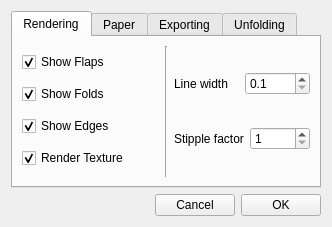
<?xml version="1.0" encoding="UTF-8"?>
<ui version="4.0">
 <class>CSettingsWindow</class>
 <widget class="QDialog" name="CSettingsWindow">
  <property name="geometry">
   <rect>
    <x>0</x>
    <y>0</y>
    <width>332</width>
    <height>227</height>
   </rect>
  </property>
  <property name="windowTitle">
   <string>Settings</string>
  </property>
  <layout class="QGridLayout" name="gridLayout">
   <item row="0" column="0">
    <layout class="QVBoxLayout" name="verticalLayout">
     <item>
      <widget class="QTabWidget" name="tabWidget">
       <property name="currentIndex">
        <number>0</number>
       </property>
       <widget class="QWidget" name="tabRenSet">
        <attribute name="title">
         <string>Rendering</string>
        </attribute>
        <layout class="QHBoxLayout" name="horizontalLayout_10">
         <item>
          <layout class="QVBoxLayout" name="verticalLayout_2">
           <item>
            <widget class="QCheckBox" name="checkBoxFlaps">
             <property name="text">
              <string>Show Flaps</string>
             </property>
             <property name="checked">
              <bool>true</bool>
             </property>
            </widget>
           </item>
           <item>
            <widget class="QCheckBox" name="checkBoxFolds">
             <property name="text">
              <string>Show Folds</string>
             </property>
             <property name="checked">
              <bool>true</bool>
             </property>
            </widget>
           </item>
           <item>
            <widget class="QCheckBox" name="checkBoxEdges">
             <property name="text">
              <string>Show Edges</string>
             </property>
             <property name="checked">
              <bool>true</bool>
             </property>
            </widget>
           </item>
           <item>
            <widget class="QCheckBox" name="checkBoxTexture">
             <property name="text">
              <string>Render Texture</string>
             </property>
             <property name="checked">
              <bool>true</bool>
             </property>
            </widget>
           </item>
          </layout>
         </item>
         <item>
          <widget class="Line" name="line">
           <property name="orientation">
            <enum>Qt::Vertical</enum>
           </property>
          </widget>
         </item>
         <item>
          <layout class="QVBoxLayout" name="verticalLayout_7">
           <item>
            <layout class="QHBoxLayout" name="horizontalLayout_8">
             <item>
              <widget class="QLabel" name="label_9">
               <property name="text">
                <string>Line width</string>
               </property>
              </widget>
             </item>
             <item>
              <widget class="QDoubleSpinBox" name="doubleSpinBoxLineW">
               <property name="decimals">
                <number>1</number>
               </property>
               <property name="minimum">
                <double>0.100000000000000</double>
               </property>
               <property name="maximum">
                <double>50.000000000000000</double>
               </property>
               <property name="singleStep">
                <double>0.100000000000000</double>
               </property>
              </widget>
             </item>
            </layout>
           </item>
           <item>
            <layout class="QHBoxLayout" name="horizontalLayout_9">
             <item>
              <widget class="QLabel" name="label_10">
               <property name="text">
                <string>Stipple factor</string>
               </property>
              </widget>
             </item>
             <item>
              <widget class="QSpinBox" name="spinBoxStippleLoop">
               <property name="minimum">
                <number>1</number>
               </property>
               <property name="maximum">
                <number>100</number>
               </property>
              </widget>
             </item>
            </layout>
           </item>
          </layout>
         </item>
        </layout>
       </widget>
       <widget class="QWidget" name="tabPapSet">
        <attribute name="title">
         <string>Paper</string>
        </attribute>
        <layout class="QVBoxLayout" name="verticalLayout_5">
         <item>
          <layout class="QHBoxLayout" name="horizontalLayout_2">
           <item>
            <layout class="QVBoxLayout" name="verticalLayout_4">
             <item>
              <widget class="QLabel" name="label">
               <property name="text">
                <string>Width (mm)</string>
               </property>
              </widget>
             </item>
             <item>
              <widget class="QLabel" name="label_2">
               <property name="text">
                <string>Height (mm)</string>
               </property>
              </widget>
             </item>
            </layout>
           </item>
           <item>
            <layout class="QVBoxLayout" name="verticalLayout_3">
             <item>
              <widget class="QSpinBox" name="spinBoxW">
               <property name="minimum">
                <number>1</number>
               </property>
               <property name="maximum">
                <number>10000000</number>
               </property>
              </widget>
             </item>
             <item>
              <widget class="QSpinBox" name="spinBoxH">
               <property name="minimum">
                <number>1</number>
               </property>
               <property name="maximum">
                <number>10000000</number>
               </property>
              </widget>
             </item>
            </layout>
           </item>
           <item>
            <widget class="QPushButton" name="pushButtonOrientation">
             <property name="text">
              <string>Change
Orientation</string>
             </property>
            </widget>
           </item>
          </layout>
         </item>
         <item>
          <layout class="QHBoxLayout" name="horizontalLayout_3">
           <item>
            <widget class="QLabel" name="label_3">
             <property name="text">
              <string>Presets</string>
             </property>
            </widget>
           </item>
           <item>
            <widget class="QComboBox" name="comboBoxPresets">
             <item>
              <property name="text">
               <string>A1</string>
              </property>
             </item>
             <item>
              <property name="text">
               <string>A2</string>
              </property>
             </item>
             <item>
              <property name="text">
               <string>A3</string>
              </property>
             </item>
             <item>
              <property name="text">
               <string>A4</string>
              </property>
             </item>
             <item>
              <property name="text">
               <string>A5</string>
              </property>
             </item>
            </widget>
           </item>
           <item>
            <widget class="QPushButton" name="pushButtonApplyPreset">
             <property name="text">
              <string>Apply</string>
             </property>
            </widget>
           </item>
          </layout>
         </item>
        </layout>
       </widget>
       <widget class="QWidget" name="tabExpSet">
        <attribute name="title">
         <string>Exporting</string>
        </attribute>
        <layout class="QVBoxLayout" name="verticalLayout_6">
         <item>
          <layout class="QHBoxLayout" name="horizontalLayout_4">
           <item>
            <widget class="QLabel" name="label_4">
             <property name="text">
              <string>Resolution</string>
             </property>
            </widget>
           </item>
           <item>
            <widget class="QLineEdit" name="lineW">
             <property name="frame">
              <bool>true</bool>
             </property>
             <property name="readOnly">
              <bool>true</bool>
             </property>
            </widget>
           </item>
           <item>
            <widget class="QLabel" name="label_5">
             <property name="text">
              <string>X</string>
             </property>
            </widget>
           </item>
           <item>
            <widget class="QLineEdit" name="lineH">
             <property name="readOnly">
              <bool>true</bool>
             </property>
            </widget>
           </item>
          </layout>
         </item>
         <item>
          <layout class="QHBoxLayout" name="horizontalLayout_5">
           <item>
            <widget class="QLabel" name="label_6">
             <property name="text">
              <string>Multiplier</string>
             </property>
            </widget>
           </item>
           <item>
            <widget class="QDoubleSpinBox" name="doubleSpinBoxMultiplier">
             <property name="minimum">
              <double>1.000000000000000</double>
             </property>
             <property name="maximum">
              <double>100.000000000000000</double>
             </property>
             <property name="singleStep">
              <double>0.500000000000000</double>
             </property>
             <property name="value">
              <double>1.000000000000000</double>
             </property>
            </widget>
           </item>
          </layout>
         </item>
         <item>
          <layout class="QHBoxLayout" name="horizontalLayout_6">
           <item>
            <widget class="QLabel" name="label_7">
             <property name="text">
              <string>Format</string>
             </property>
            </widget>
           </item>
           <item>
            <widget class="QComboBox" name="comboBoxFormat">
             <item>
              <property name="text">
               <string>PNG</string>
              </property>
             </item>
             <item>
              <property name="text">
               <string>BMP</string>
              </property>
             </item>
             <item>
              <property name="text">
               <string>JPG</string>
              </property>
             </item>
            </widget>
           </item>
          </layout>
         </item>
         <item>
          <layout class="QHBoxLayout" name="horizontalLayout_7">
           <item>
            <widget class="QLabel" name="label_8">
             <property name="text">
              <string>Quality</string>
             </property>
            </widget>
           </item>
           <item>
            <widget class="QSlider" name="horizontalSliderQuality">
             <property name="minimum">
              <number>0</number>
             </property>
             <property name="maximum">
              <number>100</number>
             </property>
             <property name="singleStep">
              <number>5</number>
             </property>
             <property name="value">
              <number>100</number>
             </property>
             <property name="orientation">
              <enum>Qt::Horizontal</enum>
             </property>
             <property name="invertedAppearance">
              <bool>false</bool>
             </property>
            </widget>
           </item>
          </layout>
         </item>
        </layout>
       </widget>
       <widget class="QWidget" name="tabUnfolding">
        <attribute name="title">
         <string>Unfolding</string>
        </attribute>
        <layout class="QGridLayout" name="gridLayout_2">
         <item row="0" column="0">
          <widget class="QLabel" name="label_11">
           <property name="text">
            <string>Detach angle</string>
           </property>
          </widget>
         </item>
         <item row="0" column="1">
          <widget class="QSpinBox" name="spinBoxDetachAngle">
           <property name="minimum">
            <number>1</number>
           </property>
           <property name="maximum">
            <number>359</number>
           </property>
           <property name="singleStep">
            <number>5</number>
           </property>
           <property name="value">
            <number>70</number>
           </property>
          </widget>
         </item>
        </layout>
       </widget>
      </widget>
     </item>
     <item>
      <layout class="QHBoxLayout" name="horizontalLayout">
       <item>
        <spacer name="horizontalSpacer">
         <property name="orientation">
          <enum>Qt::Horizontal</enum>
         </property>
         <property name="sizeHint" stdset="0">
          <size>
           <width>40</width>
           <height>20</height>
          </size>
         </property>
        </spacer>
       </item>
       <item>
        <widget class="QPushButton" name="pushButtonCancel">
         <property name="text">
          <string>Cancel</string>
         </property>
        </widget>
       </item>
       <item>
        <widget class="QPushButton" name="pushButtonOK">
         <property name="text">
          <string>OK</string>
         </property>
        </widget>
       </item>
      </layout>
     </item>
    </layout>
   </item>
  </layout>
 </widget>
 <resources/>
 <connections/>
</ui>
